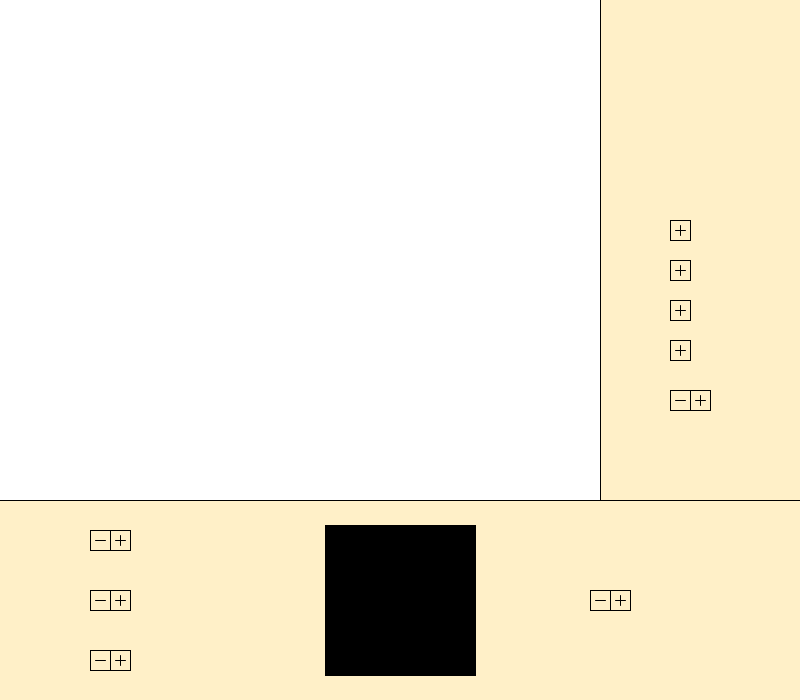
Frame 1 (no input)
Frame 60 (the mouse pressed at the canvas centre just before this capture): identical to frame 1, image omitted
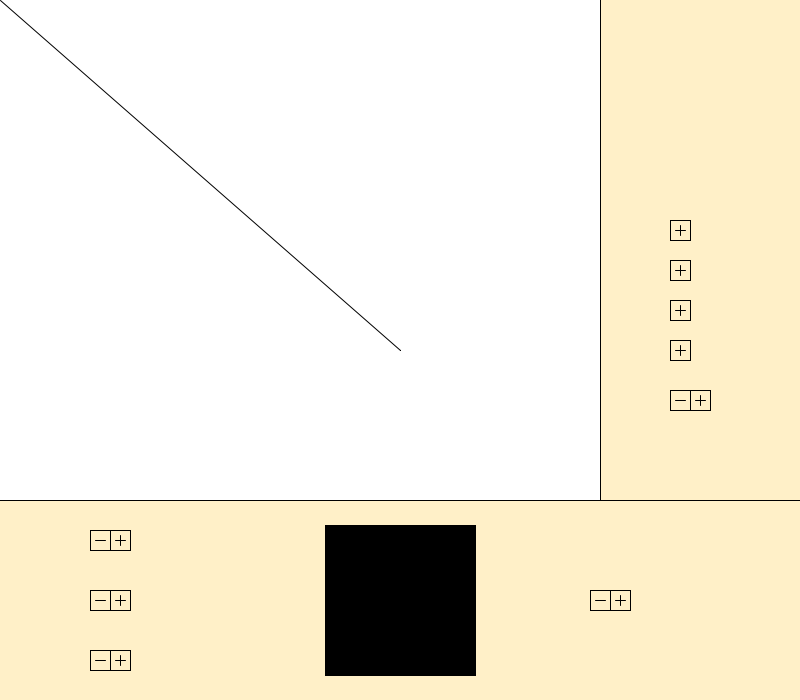
Frame 120 (the mouse held since frame 60 and released just before this capture)

The Processing sketch that drew these frames (run headless with seeded random() and noise(); from frame 60 on, the mouse is pressed at the canvas centre):

// Processing sketch: processing_78272
// ── processing_78272.pde

//lots and lots of values
//this could be pruned. A LOT. But I'm glad it's working.

//red, green, blue, alpha, and values to be incremented in the button class
int r, g, b, a, sw;
int rinc = 0;
int ginc = 0;
int binc = 0;
int ainc = 255;
int swinc = 1;

int shapeScale = 9;
int triangScale = 4;

//switches for changing from line to shape
boolean squareStroke = false;
boolean circleStroke = false;
boolean triangleStroke = false;
boolean lineStroke = true;

//new buttons, two for each color
Buttons redButtonPos = new Buttons(120, 540, 20, 20);
Buttons redButtonNeg = new Buttons(100, 540, 20, 20);
Buttons greenButtonPos = new Buttons(120, 600, 20, 20);
Buttons greenButtonNeg = new Buttons(100, 600, 20, 20);
Buttons blueButtonPos = new Buttons(120, 660, 20, 20);
Buttons blueButtonNeg = new Buttons(100, 660, 20, 20);
Buttons alphaButtonPos = new Buttons(620, 600, 20, 20);
Buttons alphaButtonNeg = new Buttons(600, 600, 20, 20);
//stroke size
Buttons strokeButtonPos = new Buttons(700, 400, 20, 20);
Buttons strokeButtonNeg = new Buttons(680, 400, 20, 20);
//change shape
Buttons squareButton = new Buttons(680, 350, 20, 20);
Buttons circleButton = new Buttons(680, 310, 20, 20);
Buttons triangleButton = new Buttons(680, 270, 20, 20);
Buttons lineButton = new Buttons(680, 230, 20, 20);


void setup() {
  size(800, 700);
  background(255);
  rectMode(CENTER);
  frameRate(60); //reduces lag on button pressing
  smooth(); //anti-alias
}

void draw() {
  r=rinc;
  g=ginc;
  b=binc;
  a=ainc;
  sw=swinc;
  
  //updates button/increment state
  buttonUpdate();
  
  //draws the line
  mouseLine();
  
  strokeWeight(1);
  
  //the interface, placed over drawing area
  interfaceBox();
  
  //button images
  redButtonPos.pos();
  redButtonNeg.neg();
  greenButtonPos.pos();
  greenButtonNeg.neg();
  blueButtonPos.pos();
  blueButtonNeg.neg();
  alphaButtonPos.pos();
  alphaButtonNeg.neg();
  strokeButtonPos.pos();
  strokeButtonNeg.neg();
  squareButton.pos();
  circleButton.pos();
  triangleButton.pos();
  lineButton.pos();

  strokeWeight(2);
  rect(400, 600, 125, 125);
  
  strokeWeight(1);
  fill(r, g, b, a);
  rect(400, 600, 150, 150);
}

void keyReleased() {
  if (key == ENTER) {
    background(255);
  } 
}

/*void mousePressed() {
  redButtonPos.redCheckPos();
  redButtonNeg.redCheckNeg();
  greenButtonPos.greenCheckPos();
  greenButtonNeg.greenCheckNeg();
  blueButtonPos.blueCheckPos();
  blueButtonNeg.blueCheckNeg();
}*/

//takes advantage of the fact that Draw is a loop so it'll keep updating the respective
//inc as long as you're "pressing down" on the button.
void mouseReleased() {
   squareButton.squareCheck();
   circleButton.circleCheck();
   triangleButton.triangleCheck();
   lineButton.lineCheck();
}

void buttonUpdate() {
  if (mousePressed) {
    redButtonPos.redCheckPos();
    redButtonNeg.redCheckNeg();
    greenButtonPos.greenCheckPos();
    greenButtonNeg.greenCheckNeg();
    blueButtonPos.blueCheckPos();
    blueButtonNeg.blueCheckNeg();
    alphaButtonPos.alphaCheckPos();
    alphaButtonNeg.alphaCheckNeg();
    strokeButtonPos.strokeCheckPos();
    strokeButtonNeg.strokeCheckNeg();
  }
}

void mouseLine() {
  stroke(r, g, b, a);
  strokeWeight(sw);
  if (mousePressed && lineStroke) {
    line(mouseX, mouseY, pmouseX, pmouseY);
  }
  else if (mousePressed && squareStroke) {
    noStroke();
    fill(r, g, b, a);
    pushMatrix();
    rect(mouseX, mouseY, shapeScale+sw, shapeScale+sw);
    popMatrix();
  } 
  else if (mousePressed && circleStroke) {
    noStroke();
    fill(r, g, b, a);
    pushMatrix();
    ellipse(mouseX, mouseY, shapeScale+sw, shapeScale+sw);
    popMatrix();
  } 
  else if (mousePressed && triangleStroke) {
    noStroke();
    fill(r, g, b, a);
    pushMatrix();
    beginShape(TRIANGLES);
    vertex(mouseX, mouseY-(triangScale+sw));
    vertex(mouseX+(triangScale+sw), mouseY+(triangScale+sw));
    vertex(mouseX-(triangScale+sw), mouseY+(triangScale+sw));
    endShape();
    popMatrix();
  } 
}

void interfaceBox() {
  stroke(0,0,0);
  fill(255, 240, 200);
  pushMatrix();
  translate(705, 245);
  rect(0,0,210,510);
  popMatrix();
  
  pushMatrix();
  translate(395, 605);
  rect(0,0,810,210);
  popMatrix();
}


class Buttons {
  
 int localX, localY, localW, localH;
 
 Buttons(int x, int y, int w, int h) {
   localX = x;
   localY = y;
   localW = w;
   localH = h;
 }
 
 void pos() {
   rect(localX, localY, localW, localH);
   line(localX, localY-(localH/4), localX, localY+(localH/4));
   line(localX-(localW/4), localY, localX+(localW/4), localY);
 }
 
 void neg() {
   rect(localX, localY, localW, localH);
   line(localX-(localW/4), localY, localX+(localW/4), localY);
 }

//each button checks whether the mouse position is within the area of each square.
//this accounts for the fact that rectangles are drawn from the center position

//red
 void redCheckPos() {
  if (mouseX >= localX-(localW/2) && mouseX <= localX+(localW/2) && mouseY >= localY-(localH/2) && mouseY <= localY+(localH/2)) {
    rinc++;
     if (rinc > 255) {
       rinc = 255;
     }
   } 
 }
 
 void redCheckNeg() {
   if (mouseX >= localX-(localW/2) && mouseX <= localX+(localW/2) && mouseY >= localY-(localH/2) && mouseY <= localY+(localH/2)) {
     rinc--;
     if (rinc < 0) {
       rinc = 0;
     }
   } 
 }
 
 //green
 void greenCheckPos() {
  if (mouseX >= localX-(localW/2) && mouseX <= localX+(localW/2) && mouseY >= localY-(localH/2) && mouseY <= localY+(localH/2)) {
     ginc++;
     if (ginc > 255) {
       ginc = 255;
     }
   } 
 }
 
 void greenCheckNeg() {
   if (mouseX >= localX-(localW/2) && mouseX <= localX+(localW/2) && mouseY >= localY-(localH/2) && mouseY <= localY+(localH/2)) {
     ginc--;
     if (ginc < 0) {
       ginc = 0;
     }
   } 
 }
 
 //blue
 void blueCheckPos() {
  if (mouseX >= localX-(localW/2) && mouseX <= localX+(localW/2) && mouseY >= localY-(localH/2) && mouseY <= localY+(localH/2)) {
     binc++;
     if (binc > 255) {
       binc = 255;
     }
   } 
 }
 
 void blueCheckNeg() {
   if (mouseX >= localX-(localW/2) && mouseX <= localX+(localW/2) && mouseY >= localY-(localH/2) && mouseY <= localY+(localH/2)) {
     binc--;
     if (binc < 0) {
       binc = 0;
     }
   } 
 }
 
 //alpha
 void alphaCheckPos() {
  if (mouseX >= localX-(localW/2) && mouseX <= localX+(localW/2) && mouseY >= localY-(localH/2) && mouseY <= localY+(localH/2)) {
     ainc++;
     if (binc > 255) {
       ainc = 255;
     }
   } 
 }
 
 void alphaCheckNeg() {
   if (mouseX >= localX-(localW/2) && mouseX <= localX+(localW/2) && mouseY >= localY-(localH/2) && mouseY <= localY+(localH/2)) {
     ainc--;
     if (binc < 0) {
       ainc = 0;
     }
   } 
 }
 
 void strokeCheckPos() {
  if (mouseX >= localX-(localW/2) && mouseX <= localX+(localW/2) && mouseY >= localY-(localH/2) && mouseY <= localY+(localH/2)) {
     swinc++;
     if (swinc > 100) {
       swinc = 100;
     }
   } 
 }
 
 void strokeCheckNeg() {
   if (mouseX >= localX-(localW/2) && mouseX <= localX+(localW/2) && mouseY >= localY-(localH/2) && mouseY <= localY+(localH/2)) {
     swinc--;
     if (swinc < 1) {
       swinc = 1;
     }
   } 
 }
 
 void squareCheck() {
   if (mouseX >= localX-(localW/2) && mouseX <= localX+(localW/2) && mouseY >= localY-(localH/2) && mouseY <= localY+(localH/2)) {
     squareStroke = true;
     circleStroke = false;
     triangleStroke = false;
     lineStroke = false;
   } 
 }
 
 void circleCheck() {
   if (mouseX >= localX-(localW/2) && mouseX <= localX+(localW/2) && mouseY >= localY-(localH/2) && mouseY <= localY+(localH/2)) {
     circleStroke = true;
     squareStroke = false;
     triangleStroke = false;
     lineStroke = false;
   } 
 }
 
 void triangleCheck() {
   if (mouseX >= localX-(localW/2) && mouseX <= localX+(localW/2) && mouseY >= localY-(localH/2) && mouseY <= localY+(localH/2)) {
     triangleStroke = true;
     circleStroke = false;
     squareStroke = false;
     lineStroke = false;
   } 
 }
 
 void lineCheck() {
   if (mouseX >= localX-(localW/2) && mouseX <= localX+(localW/2) && mouseY >= localY-(localH/2) && mouseY <= localY+(localH/2)) {
     lineStroke = true;
     squareStroke = false;
     circleStroke = false;
     triangleStroke = false;
   } 
 }
  
}
